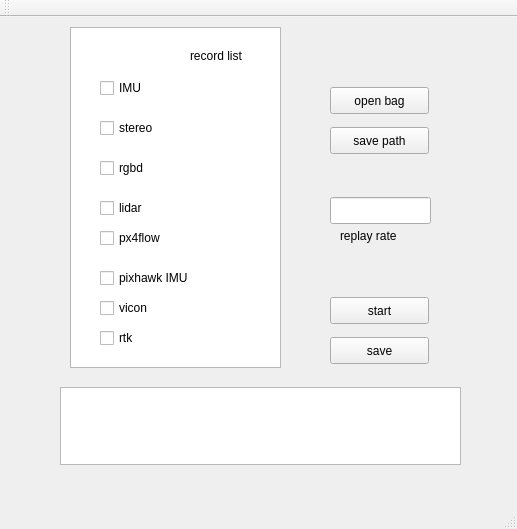
<?xml version="1.0" encoding="UTF-8"?>
<ui version="4.0">
 <class>MainWindow</class>
 <widget class="QMainWindow" name="MainWindow">
  <property name="geometry">
   <rect>
    <x>0</x>
    <y>0</y>
    <width>517</width>
    <height>529</height>
   </rect>
  </property>
  <property name="windowTitle">
   <string>MainWindow</string>
  </property>
  <property name="styleSheet">
   <string notr="true">#MainWindow {
border-image: url(./data/background.jpg);
}
#MainWindow * {
border-image:url();
}
#openUAVDriverButton {
border-image: url(/home/yuhu/catkin_ws/src/ground_station/data/start.png);
}
#openUAVDriverButton * {
border-image:url();
}
#closeUAVDriverButton {
border-image: url(/home/yuhu/catkin_ws/src/ground_station/data/stop.png);
}
#closeUAVDriverButton * {
border-image:url();
}
#startRecordButton {
border-image: url(/home/yuhu/catkin_ws/src/ground_station/data/start_record.png);
}
#startRecordButton * {
border-image:url();
}

#endRecordButton {
border-image: url(/home/yuhu/catkin_ws/src/ground_station/data/stop_record.png);
}
#endRecordButton * {
border-image:url();
}

#joystickView {
border-image: url(/home/yuhu/catkin_ws/src/ground_station/data/joystick.png);
}
#joystickView * {
border-image:url();
}
#takeoffButton {
border-image: url(/home/yuhu/catkin_ws/src/ground_station/data/takeoff.png);
}
#takeoffButton * {
border-image:url();
}
#landButton {
border-image: url(/home/yuhu/catkin_ws/src/ground_station/data/land.png);
}
#landButton * {
border-image:url();
}
#armButton {
border-image: url(/home/yuhu/catkin_ws/src/ground_station/data/arm.png);
}
#armButton * {
border-image:url();
}
#disarmButton {
border-image: url(/home/yuhu/catkin_ws/src/ground_station/data/disarm.png);
}
#disarmButton * {
border-image:url();
}
#changeHoverPIDButton {
border-image: url(/home/yuhu/catkin_ws/src/ground_station/data/ok.png);
}
#changeHoverPIDButton * {
border-image:url();
}
#writeHoverPIDButton {
border-image: url(/home/yuhu/catkin_ws/src/ground_station/data/start_record.png);
}
#writeHoverPIDButton * {
border-image:url();
}
#changeAltitudePIDButton {
border-image: url(/home/yuhu/catkin_ws/src/ground_station/data/ok.png);
}
#changeAltitudePIDButton * {
border-image:url();
}
#writeAltitudePIDButton {
border-image: url(/home/yuhu/catkin_ws/src/ground_station/data/start_record.png);
}
#writeAltitudePIDButton * {
border-image:url();
}
#watchdogButton {
border-image: url(/home/yuhu/catkin_ws/src/ground_station/data/watchdog2.png);
}
#watchdogButton * {
border-image:url();
}
#ReverseStereoButton {
border-image: url(/home/yuhu/catkin_ws/src/ground_station/data/reverse1.png);
}
#ReverseStereoButton * {
border-image:url();
}


#hoverBox{
   border-width:5px;
   border-style:solid;
  border-color:white;
  margin-top: 0.5ex;
}
#hoverBox::title{
     subcontrol-origin: margin;
     subcontrol-position: top left;
     left:25px;
     top:15px;
     color:white;
     margin-left: 0px;
     padding:0 1px;
}
#setAltitudeBox{
   border-width:5px;
   border-style:solid;
  border-color:white;
  margin-top: 0.5ex;
}
#setAltitudeBox::title{
     subcontrol-origin: margin;
     subcontrol-position: top left;
     left:25px;
     top:15px;
     color:white;
     margin-left: 0px;
     padding:0 1px;
}
#label_hover_vp{
color:white;
}
#label_hover_vi{
color:white;
}
#label_hover_vd{
color:white;
}
#label_hover_pp{
color:white;
}
#label_hover_pi{
color:white;
}
#label_hover_pd{
color:white;
}
#label_altitude_vp{
color:white;
}
#label_altitude_vi{
color:white;
}
#label_altitude_vd{
color:white;
}
#label_altitude_pp{
color:white;
}
#label_altitude_pi{
color:white;
}
#label_altitude_pd{
color:white;
}</string>
  </property>
  <widget class="QWidget" name="centralWidget">
   <widget class="QPushButton" name="openButton">
    <property name="geometry">
     <rect>
      <x>330</x>
      <y>70</y>
      <width>99</width>
      <height>27</height>
     </rect>
    </property>
    <property name="text">
     <string>open bag</string>
    </property>
   </widget>
   <widget class="QPushButton" name="saveButton">
    <property name="geometry">
     <rect>
      <x>330</x>
      <y>110</y>
      <width>99</width>
      <height>27</height>
     </rect>
    </property>
    <property name="text">
     <string>save path</string>
    </property>
   </widget>
   <widget class="QCheckBox" name="checkIMU">
    <property name="geometry">
     <rect>
      <x>100</x>
      <y>60</y>
      <width>98</width>
      <height>22</height>
     </rect>
    </property>
    <property name="text">
     <string>IMU</string>
    </property>
   </widget>
   <widget class="QPushButton" name="startButton">
    <property name="geometry">
     <rect>
      <x>330</x>
      <y>280</y>
      <width>99</width>
      <height>27</height>
     </rect>
    </property>
    <property name="text">
     <string>start</string>
    </property>
   </widget>
   <widget class="QLineEdit" name="playRateEdit">
    <property name="geometry">
     <rect>
      <x>330</x>
      <y>180</y>
      <width>101</width>
      <height>27</height>
     </rect>
    </property>
   </widget>
   <widget class="QLabel" name="label">
    <property name="geometry">
     <rect>
      <x>340</x>
      <y>210</y>
      <width>91</width>
      <height>17</height>
     </rect>
    </property>
    <property name="text">
     <string>replay rate</string>
    </property>
   </widget>
   <widget class="QCheckBox" name="checkStereo">
    <property name="geometry">
     <rect>
      <x>100</x>
      <y>100</y>
      <width>98</width>
      <height>22</height>
     </rect>
    </property>
    <property name="text">
     <string>stereo</string>
    </property>
   </widget>
   <widget class="QCheckBox" name="checkRgbd">
    <property name="geometry">
     <rect>
      <x>100</x>
      <y>140</y>
      <width>98</width>
      <height>22</height>
     </rect>
    </property>
    <property name="text">
     <string>rgbd</string>
    </property>
   </widget>
   <widget class="QCheckBox" name="checkLidar">
    <property name="geometry">
     <rect>
      <x>100</x>
      <y>180</y>
      <width>98</width>
      <height>22</height>
     </rect>
    </property>
    <property name="text">
     <string>lidar</string>
    </property>
   </widget>
   <widget class="QCheckBox" name="checkPx4flow">
    <property name="geometry">
     <rect>
      <x>100</x>
      <y>210</y>
      <width>98</width>
      <height>22</height>
     </rect>
    </property>
    <property name="text">
     <string>px4flow</string>
    </property>
   </widget>
   <widget class="QCheckBox" name="checkPixhawkIMU">
    <property name="geometry">
     <rect>
      <x>100</x>
      <y>250</y>
      <width>141</width>
      <height>22</height>
     </rect>
    </property>
    <property name="text">
     <string>pixhawk IMU</string>
    </property>
   </widget>
   <widget class="QCheckBox" name="checkVicon">
    <property name="geometry">
     <rect>
      <x>100</x>
      <y>280</y>
      <width>98</width>
      <height>22</height>
     </rect>
    </property>
    <property name="text">
     <string>vicon</string>
    </property>
   </widget>
   <widget class="QCheckBox" name="checkRtk">
    <property name="geometry">
     <rect>
      <x>100</x>
      <y>310</y>
      <width>98</width>
      <height>22</height>
     </rect>
    </property>
    <property name="text">
     <string>rtk</string>
    </property>
   </widget>
   <widget class="QListView" name="listView">
    <property name="geometry">
     <rect>
      <x>70</x>
      <y>10</y>
      <width>211</width>
      <height>341</height>
     </rect>
    </property>
   </widget>
   <widget class="QLabel" name="label_2">
    <property name="geometry">
     <rect>
      <x>190</x>
      <y>30</y>
      <width>101</width>
      <height>17</height>
     </rect>
    </property>
    <property name="text">
     <string>record list</string>
    </property>
   </widget>
   <widget class="QTextEdit" name="infoEdit">
    <property name="geometry">
     <rect>
      <x>60</x>
      <y>370</y>
      <width>401</width>
      <height>78</height>
     </rect>
    </property>
   </widget>
   <widget class="QPushButton" name="finishButton">
    <property name="geometry">
     <rect>
      <x>330</x>
      <y>320</y>
      <width>99</width>
      <height>27</height>
     </rect>
    </property>
    <property name="text">
     <string>save</string>
    </property>
   </widget>
   <zorder>listView</zorder>
   <zorder>openButton</zorder>
   <zorder>saveButton</zorder>
   <zorder>checkIMU</zorder>
   <zorder>startButton</zorder>
   <zorder>playRateEdit</zorder>
   <zorder>label</zorder>
   <zorder>checkStereo</zorder>
   <zorder>checkRgbd</zorder>
   <zorder>checkLidar</zorder>
   <zorder>checkPx4flow</zorder>
   <zorder>checkPixhawkIMU</zorder>
   <zorder>checkVicon</zorder>
   <zorder>checkRtk</zorder>
   <zorder>label_2</zorder>
   <zorder>infoEdit</zorder>
   <zorder>finishButton</zorder>
  </widget>
  <widget class="QMenuBar" name="menuBar">
   <property name="geometry">
    <rect>
     <x>0</x>
     <y>0</y>
     <width>517</width>
     <height>25</height>
    </rect>
   </property>
  </widget>
  <widget class="QToolBar" name="mainToolBar">
   <attribute name="toolBarArea">
    <enum>TopToolBarArea</enum>
   </attribute>
   <attribute name="toolBarBreak">
    <bool>false</bool>
   </attribute>
  </widget>
  <widget class="QStatusBar" name="statusBar"/>
 </widget>
 <layoutdefault spacing="6" margin="11"/>
 <resources/>
 <connections/>
</ui>
